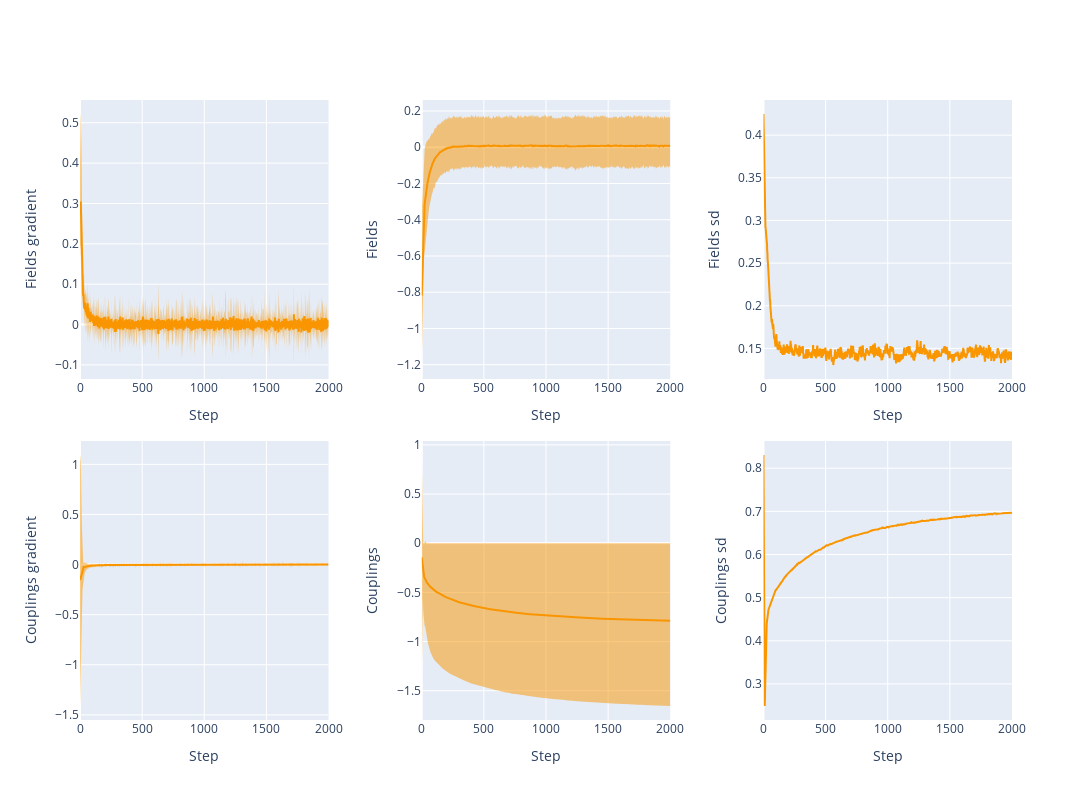

This figure's notebook cell:
### Code cell
layout_spec = {
    (1, 1): {'data': ml_fitter.fields_grads, 'label': 'Fields gradient'},
    (2, 1): {'data': ml_fitter.couplings_grads, 'label': 'Couplings gradient'},
    (1, 2): {'data': ml_fitter.fields_history, 'label': 'Fields'},
    (2, 2): {'data': ml_fitter.couplings_history, 'label': 'Couplings'},
    (1, 3): {'data': ml_fitter.sd_fields, 'label': 'Fields SD'},   
    (2, 3): {'data': ml_fitter.sd_couplings, 'label': 'Couplings SD'},
    #(3, 2) : {'data': ml_fitter.llhs, 'label': 'LLHs'}
}

plot_generalized(layout_spec)

### Figure 1 — Plotly figure (JSON) as saved in the notebook; plotly's stock layout.template omitted (floating-point values rounded to 4 significant figures; data arrays with more than 128 entries replaced by an {"elided": "..."} marker saying what was removed)
{"data": [{"line": {"color": "rgba(250, 150, 0, 1)"}, "mode": "lines", "name": "Av. Fields gradient", "type": "scatter", "x": {"elided": "2001 int values"}, "xaxis": "x", "y": {"elided": "2001 float values"}, "yaxis": "y"}, {"hoverinfo": "skip", "line": {"width": 0}, "mode": "lines", "type": "scatter", "x": {"elided": "2001 int values"}, "xaxis": "x", "y": {"elided": "2001 float values"}, "yaxis": "y"}, {"fill": "tonexty", "fillcolor": "rgba(250, 150, 0, 0.5)", "hoverinfo": "skip", "line": {"width": 0}, "mode": "lines", "type": "scatter", "x": {"elided": "2001 int values"}, "xaxis": "x", "y": {"elided": "2001 float values"}, "yaxis": "y"}, {"line": {"color": "rgba(250, 150, 0, 1)"}, "mode": "lines", "name": "Av. Couplings gradient", "type": "scatter", "x": {"elided": "2001 int values"}, "xaxis": "x4", "y": {"elided": "2001 float values"}, "yaxis": "y4"}, {"hoverinfo": "skip", "line": {"width": 0}, "mode": "lines", "type": "scatter", "x": {"elided": "2001 int values"}, "xaxis": "x4", "y": {"elided": "2001 float values"}, "yaxis": "y4"}, {"fill": "tonexty", "fillcolor": "rgba(250, 150, 0, 0.5)", "hoverinfo": "skip", "line": {"width": 0}, "mode": "lines", "type": "scatter", "x": {"elided": "2001 int values"}, "xaxis": "x4", "y": {"elided": "2001 float values"}, "yaxis": "y4"}, {"line": {"color": "rgba(250, 150, 0, 1)"}, "mode": "lines", "name": "Av. Fields", "type": "scatter", "x": {"elided": "2001 int values"}, "xaxis": "x2", "y": {"elided": "2001 float values"}, "yaxis": "y2"}, {"hoverinfo": "skip", "line": {"width": 0}, "mode": "lines", "type": "scatter", "x": {"elided": "2001 int values"}, "xaxis": "x2", "y": {"elided": "2001 float values"}, "yaxis": "y2"}, {"fill": "tonexty", "fillcolor": "rgba(250, 150, 0, 0.5)", "hoverinfo": "skip", "line": {"width": 0}, "mode": "lines", "type": "scatter", "x": {"elided": "2001 int values"}, "xaxis": "x2", "y": {"elided": "2001 float values"}, "yaxis": "y2"}, {"line": {"color": "rgba(250, 150, 0, 1)"}, "mode": "lines", "name": "Av. Couplings", "type": "scatter", "x": {"elided": "2001 int values"}, "xaxis": "x5", "y": {"elided": "2001 float values"}, "yaxis": "y5"}, {"hoverinfo": "skip", "line": {"width": 0}, "mode": "lines", "type": "scatter", "x": {"elided": "2001 int values"}, "xaxis": "x5", "y": {"elided": "2001 float values"}, "yaxis": "y5"}, {"fill": "tonexty", "fillcolor": "rgba(250, 150, 0, 0.5)", "hoverinfo": "skip", "line": {"width": 0}, "mode": "lines", "type": "scatter", "x": {"elided": "2001 int values"}, "xaxis": "x5", "y": {"elided": "2001 float values"}, "yaxis": "y5"}, {"line": {"color": "rgba(250, 150, 0, 1)"}, "mode": "lines", "name": "Fields SD", "type": "scatter", "x": {"elided": "2001 int values"}, "xaxis": "x3", "y": {"elided": "2001 float values"}, "yaxis": "y3"}, {"line": {"color": "rgba(250, 150, 0, 1)"}, "mode": "lines", "name": "Couplings SD", "type": "scatter", "x": {"elided": "2001 int values"}, "xaxis": "x6", "y": {"elided": "2001 float values"}, "yaxis": "y6"}], "layout": {"height": 800, "showlegend": false, "width": 1200, "xaxis": {"anchor": "y", "domain": [0, 0.2667], "title": {"text": "Step"}}, "xaxis2": {"anchor": "y2", "domain": [0.3667, 0.6333], "title": {"text": "Step"}}, "xaxis3": {"anchor": "y3", "domain": [0.7333, 1], "title": {"text": "Step"}}, "xaxis4": {"anchor": "y4", "domain": [0, 0.2667], "title": {"text": "Step"}}, "xaxis5": {"anchor": "y5", "domain": [0.3667, 0.6333], "title": {"text": "Step"}}, "xaxis6": {"anchor": "y6", "domain": [0.7333, 1], "title": {"text": "Step"}}, "yaxis": {"anchor": "x", "domain": [0.55, 1], "title": {"text": "Fields gradient"}}, "yaxis2": {"anchor": "x2", "domain": [0.55, 1], "title": {"text": "Fields"}}, "yaxis3": {"anchor": "x3", "domain": [0.55, 1], "title": {"text": "Fields sd"}}, "yaxis4": {"anchor": "x4", "domain": [0, 0.45], "title": {"text": "Couplings gradient"}}, "yaxis5": {"anchor": "x5", "domain": [0, 0.45], "title": {"text": "Couplings"}}, "yaxis6": {"anchor": "x6", "domain": [0, 0.45], "title": {"text": "Couplings sd"}}}}
